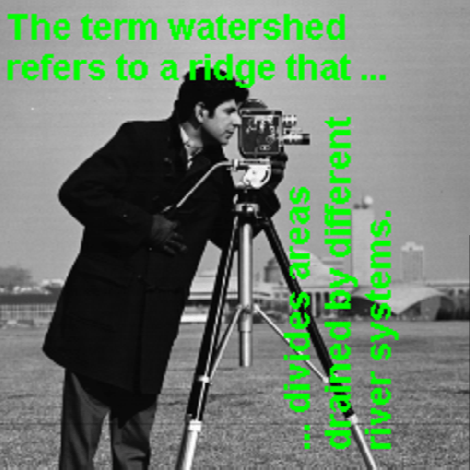
#> input picture Michael/Image inpainting/image_with_missing_regions.png, 470 x 470 px
$ jupyter execute --allow-errors inpainting.ipynb
#> lines starting #> are read from the running program, lines starting #| are printed output that depends on the picture; after the words box and inside, x2 and y2 are one past the last pixel; in counts of white or black regions, pixels touching at a corner belong together
[cell 1]
import cv2
import numpy as np
import matplotlib.pyplot as plt

def amle_inpaint(image_path, mask_path):
    # Read the image and the mask
#> called with image_path = 'image_with_missing_regions.png', mask_path = 'mask.png'
    image = cv2.imread(image_path)
#> image is the input picture: shape (470, 470, 3); mean B, G, R 107.6, 125.7, 107.6
    mask = cv2.imread(mask_path, cv2.IMREAD_GRAYSCALE)
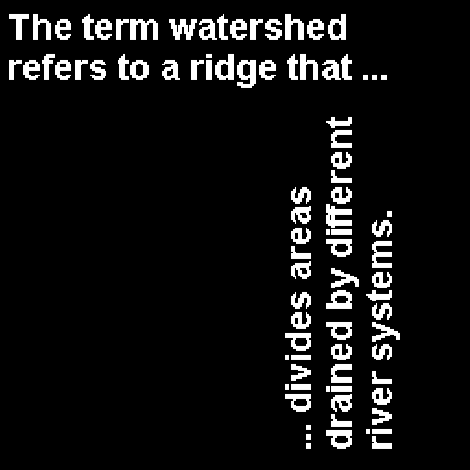
#> input picture Michael/Image inpainting/mask.png, 470 x 470 px
#> mask is the input picture: shape (470, 470); min 0, max 255, mean 18.9

    # Convert the mask to binary
    mask = cv2.threshold(mask, 127, 255, cv2.THRESH_BINARY)[1]
#> mask: shape (470, 470); 7.4% white; 88 white regions, largest, box (x1, y1, x2, y2) and area: (326, 204, 352, 228) 384, (130, 19, 158, 40) 377, (237, 60, 256, 88) 360

    # Inpaint the image
    inpainted_image = cv2.inpaint(image, mask, inpaintRadius=3, flags=cv2.INPAINT_TELEA)

    return inpainted_image

def plot_images(image, mask, inpainted_image):
    plt.figure(figsize=(12, 6))

    # Plot original image
    plt.subplot(1, 3, 1)
    plt.imshow(cv2.cvtColor(image, cv2.COLOR_BGR2RGB))
    plt.title('Original Image')
    plt.axis('off')

    # Plot mask
    plt.subplot(1, 3, 2)
    plt.imshow(mask, cmap='gray')
    plt.title('Mask')
    plt.axis('off')

    # Plot inpainted image
    plt.subplot(1, 3, 3)
    plt.imshow(cv2.cvtColor(inpainted_image, cv2.COLOR_BGR2RGB))
    plt.title('Inpainted Image')
    plt.axis('off')

    plt.show()

if __name__ == "__main__":
    image_path = "image_with_missing_regions.png"
    mask_path = "mask.png"

    inpainted_image = amle_inpaint(image_path, mask_path)
    plot_images(cv2.imread(image_path), cv2.imread(mask_path, cv2.IMREAD_GRAYSCALE), inpainted_image)

[cell 2]
import cv2
import numpy as np
import matplotlib.pyplot as plt

def amle_inpaint(image_path, mask_path):
    # Read the image and the mask
#> called with image_path = 'image2.png', mask_path = 'mask2.png'
    image = cv2.imread(image_path)
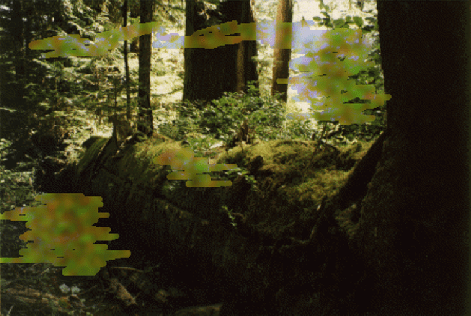
#> input picture Michael/Image inpainting/image2.png, 471 x 316 px
#> image is the input picture: shape (316, 471, 3); mean B, G, R 28.9, 55.3, 59.1
    mask = cv2.imread(mask_path, cv2.IMREAD_GRAYSCALE)
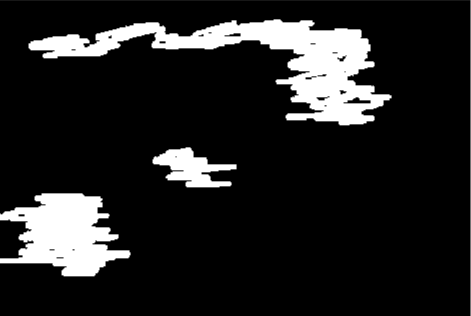
#> input picture Michael/Image inpainting/mask2.png, 471 x 316 px
#> mask is the input picture: shape (316, 471); min 0, max 255, mean 34.3

    # Convert the mask to binary
    mask = cv2.threshold(mask, 127, 255, cv2.THRESH_BINARY)[1]
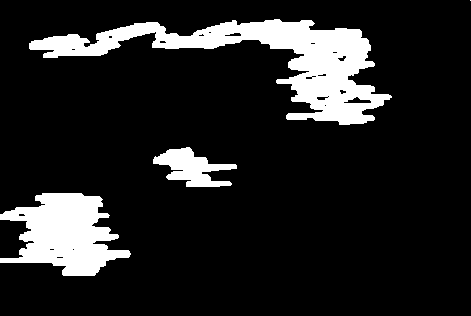
#> mask: shape (316, 471); 13.4% white; 4 white regions (1 under 20 px), largest, box (x1, y1, x2, y2) and area: (29, 19, 392, 125) 11704, (0, 193, 131, 276) 6464, (153, 147, 237, 187) 1709

    # Inpaint the image
    inpainted_image = cv2.inpaint(image, mask, inpaintRadius=3, flags=cv2.INPAINT_TELEA)
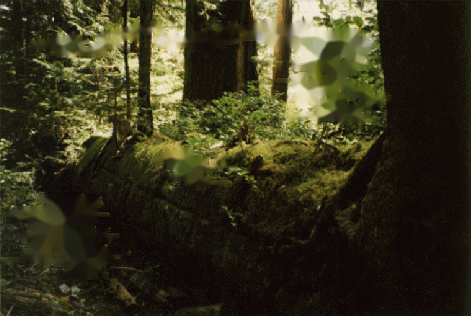
#> inpainted_image: shape (316, 471, 3); mean B, G, R 29.3, 51.4, 55.3

    return inpainted_image

def plot_images(image, mask, inpainted_image):
    plt.figure(figsize=(12, 6))

    # Plot original image
    plt.subplot(1, 3, 1)
    plt.imshow(cv2.cvtColor(image, cv2.COLOR_BGR2RGB))
    plt.title('Original Image')
    plt.axis('off')

    # Plot mask
    plt.subplot(1, 3, 2)
    plt.imshow(mask, cmap='gray')
    plt.title('Mask')
    plt.axis('off')

    # Plot inpainted image
    plt.subplot(1, 3, 3)
    plt.imshow(cv2.cvtColor(inpainted_image, cv2.COLOR_BGR2RGB))
    plt.title('Inpainted Image')
    plt.axis('off')

    plt.show()
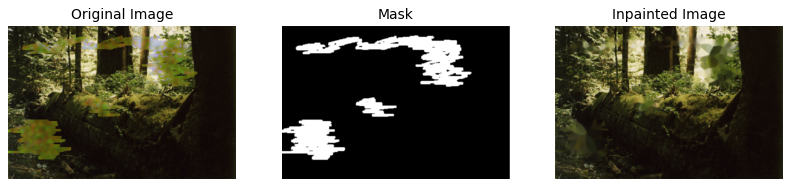
#> figure drawn by matplotlib, 3 panels

if __name__ == "__main__":
    image_path = "image2.png"
    mask_path = "mask2.png"

    inpainted_image = amle_inpaint(image_path, mask_path)
    plot_images(cv2.imread(image_path), cv2.imread(mask_path, cv2.IMREAD_GRAYSCALE), inpainted_image)

[cell 3]
import cv2
import numpy as np
import matplotlib.pyplot as plt

def amle_inpaint(image_path, mask_path):
    # Read the image and the mask
#> called with image_path = 'image3.png', mask_path = 'mask3.png'
    image = cv2.imread(image_path)
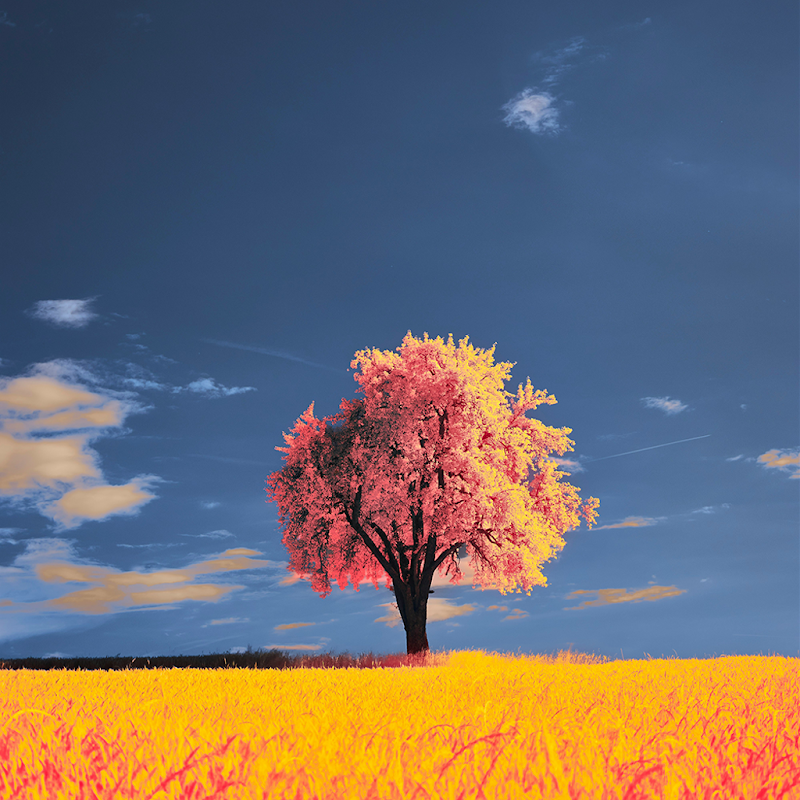
#> input picture Michael/Image inpainting/image3.png, 800 x 800 px
#> image is the input picture: shape (800, 800, 3); mean B, G, R 110.5, 108, 112.7
    mask = cv2.imread(mask_path, cv2.IMREAD_GRAYSCALE)
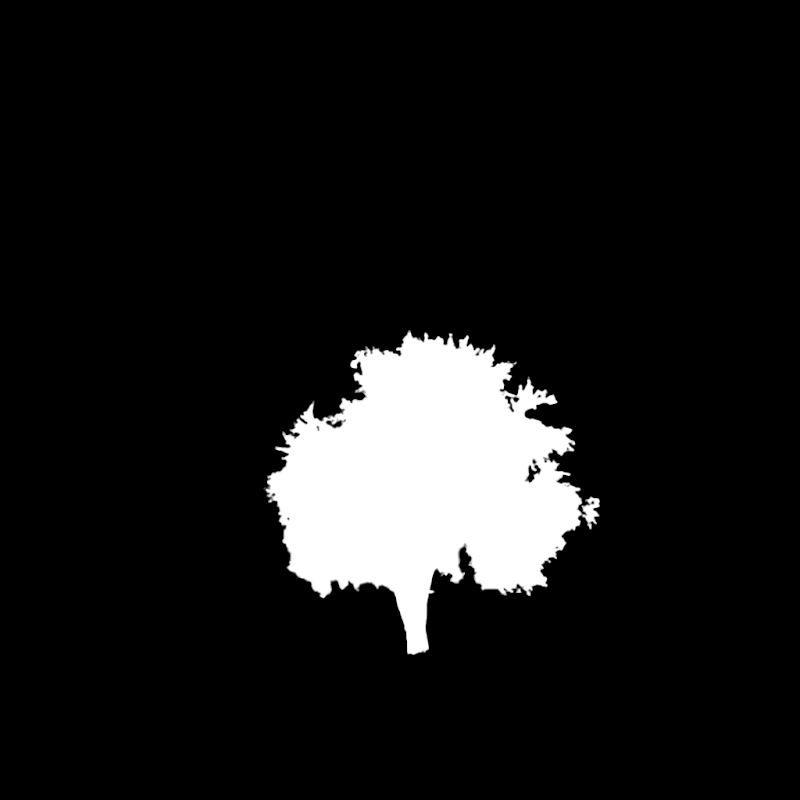
#> input picture Michael/Image inpainting/mask3.png, 800 x 800 px
#> mask is the input picture: shape (800, 800); min 0, max 255, mean 24

    # Convert the mask to binary
    mask = cv2.threshold(mask, 127, 255, cv2.THRESH_BINARY)[1]
#> mask: shape (800, 800); 9.4% white; 3 white regions (2 under 20 px), largest, box (x1, y1, x2, y2) and area: (266, 331, 600, 655) 60326

    # Inpaint the image
    inpainted_image = cv2.inpaint(image, mask, inpaintRadius=3, flags=cv2.INPAINT_TELEA)
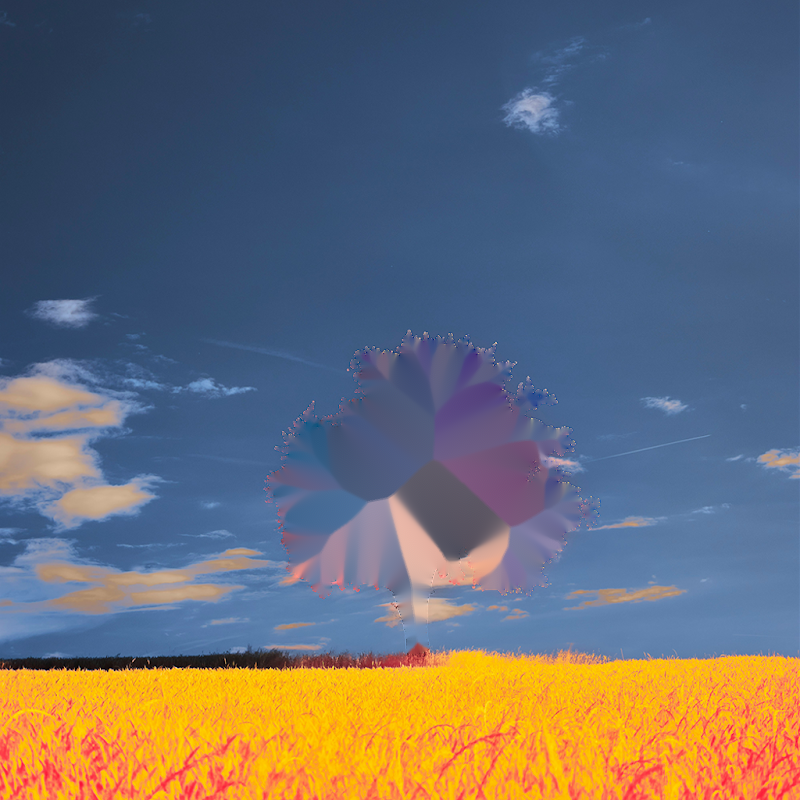
#> inpainted_image: shape (800, 800, 3); mean B, G, R 115.3, 108.3, 106.3

    return inpainted_image

def plot_images(image, mask, inpainted_image):
    plt.figure(figsize=(12, 6))

    # Plot original image
    plt.subplot(1, 3, 1)
    plt.imshow(cv2.cvtColor(image, cv2.COLOR_BGR2RGB))
    plt.title('Original Image')
    plt.axis('off')

    # Plot mask
    plt.subplot(1, 3, 2)
    plt.imshow(mask, cmap='gray')
    plt.title('Mask')
    plt.axis('off')

    # Plot inpainted image
    plt.subplot(1, 3, 3)
    plt.imshow(cv2.cvtColor(inpainted_image, cv2.COLOR_BGR2RGB))
    plt.title('Inpainted Image')
    plt.axis('off')

    plt.show()
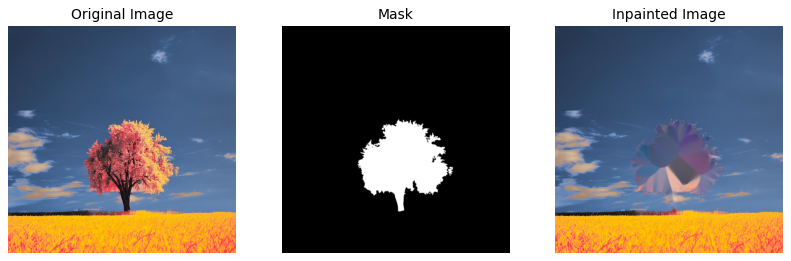
#> figure drawn by matplotlib, 3 panels

if __name__ == "__main__":
    image_path = "image3.png"
    mask_path = "mask3.png"

    inpainted_image = amle_inpaint(image_path, mask_path)
    plot_images(cv2.imread(image_path), cv2.imread(mask_path, cv2.IMREAD_GRAYSCALE), inpainted_image)
